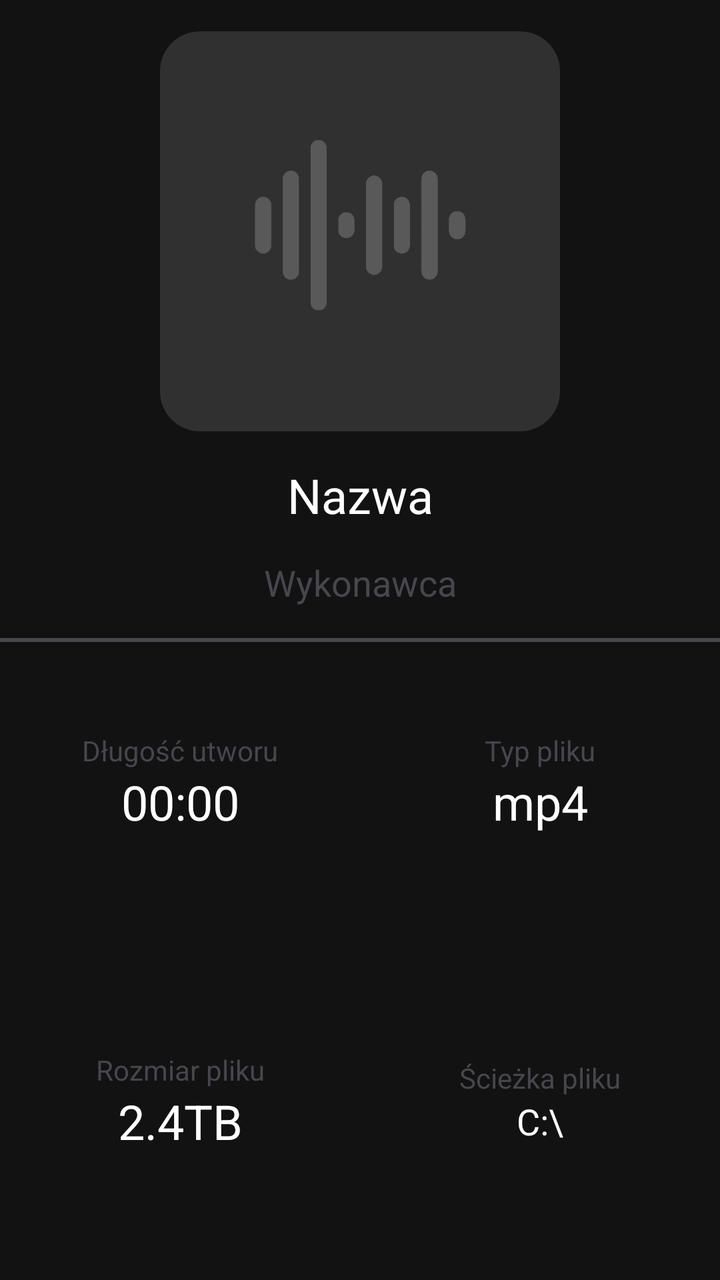
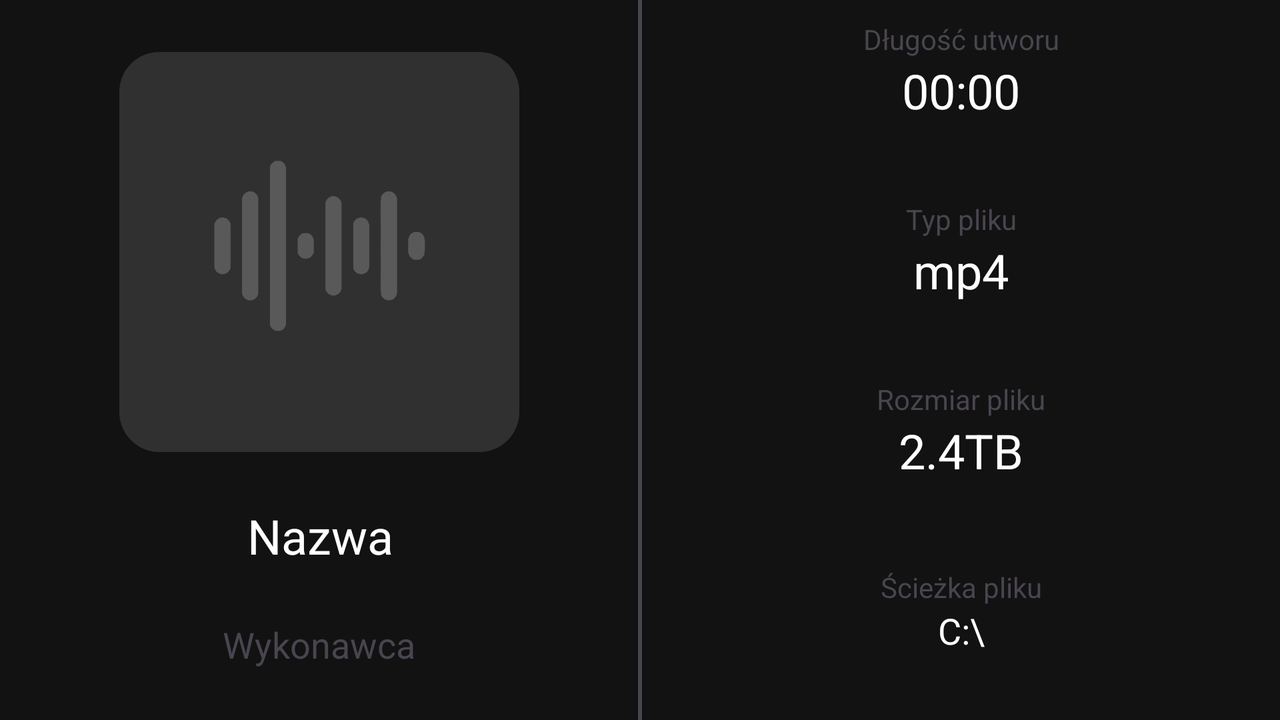

Compare how this app lays out the same screen by default and in its alternative resource folder. The renders come first, then the two layout files and the values they reference.
<!-- AndroidManifest.xml: application theme Theme.OdtwarzaczMuzyki -->
<!-- res/layout/activity_info.xml -->
<?xml version="1.0" encoding="utf-8"?>
<androidx.constraintlayout.widget.ConstraintLayout xmlns:android="http://schemas.android.com/apk/res/android"
    xmlns:app="http://schemas.android.com/apk/res-auto"
    xmlns:tools="http://schemas.android.com/tools"
    android:id="@+id/main"
    android:layout_width="match_parent"
    android:layout_height="match_parent"
    android:background="@color/tlo"
    tools:context=".InfoActivity">

    <ImageView
        android:id="@+id/imageViewWrocI"
        android:layout_width="28dp"
        android:layout_height="28dp"
        app:layout_constraintStart_toStartOf="parent"
        app:layout_constraintTop_toTopOf="parent"
        android:layout_margin="20dp"
        app:srcCompat="@drawable/wroc" />

    <com.google.android.material.imageview.ShapeableImageView
        android:id="@+id/imageViewIkonaI"
        android:layout_width="200dp"
        android:layout_height="200dp"
        app:shapeAppearance="@style/roundViewImage"
        app:layout_constraintEnd_toEndOf="parent"
        app:layout_constraintStart_toStartOf="parent"
        app:layout_constraintTop_toTopOf="parent"
        app:srcCompat="@drawable/icon_pusty"
        app:layout_constraintBottom_toTopOf="@id/textViewNazwaI"/>

    <TextView
        android:id="@+id/textViewNazwaI"
        android:layout_width="350dp"
        android:layout_height="wrap_content"
        android:text="Nazwa"
        android:textColor="@color/white"
        android:textAlignment="center"
        android:textSize="24sp"
        app:layout_constraintTop_toBottomOf="@+id/imageViewIkonaI"
        app:layout_constraintStart_toStartOf="parent"
        app:layout_constraintEnd_toEndOf="parent"
        app:layout_constraintBottom_toTopOf="@id/textViewWykonawcaI"/>

    <TextView
        android:id="@+id/textViewWykonawcaI"
        android:layout_width="wrap_content"
        android:layout_height="wrap_content"
        android:text="Wykonawca"
        android:textSize="18dp"
        app:layout_constraintStart_toStartOf="parent"
        app:layout_constraintEnd_toEndOf="parent"
        app:layout_constraintTop_toBottomOf="@id/textViewNazwaI"
        app:layout_constraintBottom_toTopOf="@id/divider"/>

    <View
        android:id="@+id/divider"
        android:layout_width="match_parent"
        android:layout_height="2dp"
        android:background="@color/szary"
        app:layout_constraintStart_toStartOf="parent"
        app:layout_constraintEnd_toEndOf="parent"
        app:layout_constraintBottom_toBottomOf="parent"
        app:layout_constraintTop_toTopOf="parent"
        />

    <androidx.constraintlayout.widget.ConstraintLayout
        android:id="@+id/linear1"
        android:layout_width="0dp"
        android:layout_height="0dp"
        android:orientation="vertical"
        app:layout_constraintBottom_toTopOf="@id/linear3"
        app:layout_constraintStart_toStartOf="parent"
        app:layout_constraintEnd_toStartOf="@id/linear2"
        app:layout_constraintTop_toBottomOf="@id/divider">

        <TextView
            android:id="@+id/textViewCzasInfo"
            android:layout_width="wrap_content"
            android:layout_height="wrap_content"
            android:text="Długość utworu"
            app:layout_constraintStart_toStartOf="parent"
            app:layout_constraintEnd_toEndOf="parent"
            app:layout_constraintBottom_toTopOf="@id/textViewCzasI"/>

        <TextView
            android:id="@+id/textViewCzasI"
            android:layout_width="wrap_content"
            android:layout_height="wrap_content"
            android:text="00:00"
            android:textSize="24sp"
            android:textColor="@color/white"
            app:layout_constraintStart_toStartOf="parent"
            app:layout_constraintEnd_toEndOf="parent"
            app:layout_constraintTop_toTopOf="parent"
            app:layout_constraintBottom_toBottomOf="parent"/>
    </androidx.constraintlayout.widget.ConstraintLayout>

    <androidx.constraintlayout.widget.ConstraintLayout
        android:id="@+id/linear2"
        android:layout_width="0dp"
        android:layout_height="0dp"
        android:orientation="vertical"
        app:layout_constraintStart_toEndOf="@id/linear1"
        app:layout_constraintEnd_toEndOf="parent"
        app:layout_constraintTop_toBottomOf="@id/divider"
        app:layout_constraintBottom_toTopOf="@id/linear4">

        <TextView
            android:id="@+id/textViewTypInfo"
            android:layout_width="wrap_content"
            android:layout_height="wrap_content"
            android:text="Typ pliku"
            app:layout_constraintStart_toStartOf="parent"
            app:layout_constraintEnd_toEndOf="parent"
            app:layout_constraintBottom_toTopOf="@id/textViewTypI"/>

        <TextView
            android:id="@+id/textViewTypI"
            android:layout_width="wrap_content"
            android:layout_height="wrap_content"
            android:text="mp4"
            android:textSize="24sp"
            android:textColor="@color/white"
            app:layout_constraintStart_toStartOf="parent"
            app:layout_constraintEnd_toEndOf="parent"
            app:layout_constraintTop_toTopOf="parent"
            app:layout_constraintBottom_toBottomOf="parent"/>
    </androidx.constraintlayout.widget.ConstraintLayout>

    <androidx.constraintlayout.widget.ConstraintLayout
        android:id="@+id/linear3"
        android:layout_width="0dp"
        android:layout_height="0dp"
        android:orientation="vertical"
        app:layout_constraintStart_toStartOf="parent"
        app:layout_constraintEnd_toStartOf="@id/linear4"
        app:layout_constraintTop_toBottomOf="@id/linear1"
        app:layout_constraintBottom_toBottomOf="parent">

        <TextView
            android:id="@+id/textViewRozmiarInfo"
            android:layout_width="wrap_content"
            android:layout_height="wrap_content"
            android:text="Rozmiar pliku"
            app:layout_constraintStart_toStartOf="parent"
            app:layout_constraintEnd_toEndOf="parent"
            app:layout_constraintBottom_toTopOf="@id/textViewRozmiarI"/>

        <TextView
            android:id="@+id/textViewRozmiarI"
            android:layout_width="wrap_content"
            android:layout_height="wrap_content"
            android:text="2.4TB"
            android:textSize="24sp"
            android:textColor="@color/white"
            app:layout_constraintStart_toStartOf="parent"
            app:layout_constraintEnd_toEndOf="parent"
            app:layout_constraintTop_toTopOf="parent"
            app:layout_constraintBottom_toBottomOf="parent"/>
    </androidx.constraintlayout.widget.ConstraintLayout>

    <androidx.constraintlayout.widget.ConstraintLayout
        android:id="@+id/linear4"
        android:layout_width="0dp"
        android:layout_height="0dp"
        android:orientation="vertical"
        app:layout_constraintBottom_toBottomOf="parent"
        app:layout_constraintEnd_toEndOf="parent"
        app:layout_constraintStart_toEndOf="@id/linear3"
        app:layout_constraintTop_toBottomOf="@id/linear2">

        <TextView
            android:id="@+id/textViewSciezkaInfo"
            android:layout_width="wrap_content"
            android:layout_height="wrap_content"
            android:text="Ścieżka pliku"
            app:layout_constraintBottom_toTopOf="@id/textViewSciezkaI"
            app:layout_constraintEnd_toEndOf="parent"
            app:layout_constraintStart_toStartOf="parent" />

        <TextView
            android:id="@+id/textViewSciezkaI"
            android:layout_width="160dp"
            android:layout_height="wrap_content"
            android:text="C:\"
            android:textSize="18sp"
            android:textColor="@color/white"
            android:textAlignment="center"
            android:ellipsize="end"
            app:layout_constraintBottom_toBottomOf="parent"
            app:layout_constraintEnd_toEndOf="parent"
            app:layout_constraintStart_toStartOf="parent"
            app:layout_constraintTop_toTopOf="parent" />
    </androidx.constraintlayout.widget.ConstraintLayout>
</androidx.constraintlayout.widget.ConstraintLayout>
<!-- resources referenced by this layout -->
<resources>
  <color name="szary">#49454F</color>
  <color name="tlo">#121212</color>
  <color name="white">#FFFFFFFF</color>
  <!-- drawable icon_pusty: jpg bitmap (drawable, 23458 bytes) -->
  <style name="roundViewImage" parent="">
          <item name="cornerFamily">rounded</item>
          <item name="cornerSize">20dp</item>
          <item name="color">@color/white</item>
      </style>
  <style name="Theme.OdtwarzaczMuzyki" parent="Base.Theme.OdtwarzaczMuzyki" />
  <style name="Base.Theme.OdtwarzaczMuzyki" parent="Theme.Material3.DayNight.NoActionBar">
          
          
      </style>
</resources>
<!-- res/layout-land/activity_info.xml (the repository's variant of the layout above) -->
<!-- drawn on the phone turned sideways -->
<?xml version="1.0" encoding="utf-8"?>
<androidx.constraintlayout.widget.ConstraintLayout xmlns:android="http://schemas.android.com/apk/res/android"
    xmlns:app="http://schemas.android.com/apk/res-auto"
    xmlns:tools="http://schemas.android.com/tools"
    android:id="@+id/main"
    android:layout_width="match_parent"
    android:layout_height="match_parent"
    android:background="@color/tlo"
    tools:context=".InfoActivity">

    <ImageView
        android:id="@+id/imageViewWrocI"
        android:layout_width="28dp"
        android:layout_height="28dp"
        app:layout_constraintStart_toStartOf="parent"
        app:layout_constraintTop_toTopOf="parent"
        android:layout_margin="20dp"
        app:srcCompat="@drawable/wroc" />

    <com.google.android.material.imageview.ShapeableImageView
        android:id="@+id/imageViewIkonaI"
        android:layout_width="200dp"
        android:layout_height="200dp"
        app:shapeAppearance="@style/roundViewImage"
        app:layout_constraintEnd_toStartOf="@id/divider"
        app:layout_constraintStart_toStartOf="parent"
        app:layout_constraintTop_toTopOf="parent"
        app:layout_constraintBottom_toTopOf="@id/textViewNazwaI"
        app:srcCompat="@drawable/icon_pusty"/>

    <TextView
        android:id="@+id/textViewNazwaI"
        android:layout_width="350dp"
        android:layout_height="wrap_content"
        android:text="Nazwa"
        android:textColor="@color/white"
        android:textAlignment="center"
        android:textSize="24sp"
        app:layout_constraintTop_toBottomOf="@+id/imageViewIkonaI"
        app:layout_constraintStart_toStartOf="parent"
        app:layout_constraintEnd_toStartOf="@id/divider"
        app:layout_constraintBottom_toTopOf="@id/textViewWykonawcaI"/>

    <TextView
        android:id="@+id/textViewWykonawcaI"
        android:layout_width="wrap_content"
        android:layout_height="wrap_content"
        android:text="Wykonawca"
        android:textSize="18dp"
        app:layout_constraintEnd_toStartOf="@id/divider"
        app:layout_constraintStart_toStartOf="parent"
        app:layout_constraintTop_toBottomOf="@id/textViewNazwaI"
        app:layout_constraintBottom_toBottomOf="parent"/>

    <View
        android:id="@+id/divider"
        android:layout_width="2dp"
        android:layout_height="match_parent"
        android:background="@color/szary"
        app:layout_constraintStart_toStartOf="parent"
        app:layout_constraintEnd_toEndOf="parent"
        app:layout_constraintBottom_toBottomOf="parent"
        app:layout_constraintTop_toTopOf="parent"
        />

    <androidx.constraintlayout.widget.ConstraintLayout
        android:id="@+id/linear1"
        android:layout_width="0dp"
        android:layout_height="0dp"
        android:orientation="vertical"
        app:layout_constraintBottom_toTopOf="@id/linear2"
        app:layout_constraintEnd_toEndOf="parent"
        app:layout_constraintTop_toTopOf="parent"
        app:layout_constraintStart_toEndOf="@id/divider">

        <TextView
            android:id="@+id/textViewCzasInfo"
            android:layout_width="wrap_content"
            android:layout_height="wrap_content"
            android:text="Długość utworu"
            app:layout_constraintStart_toStartOf="parent"
            app:layout_constraintEnd_toEndOf="parent"
            app:layout_constraintBottom_toTopOf="@id/textViewCzasI"/>

        <TextView
            android:id="@+id/textViewCzasI"
            android:layout_width="wrap_content"
            android:layout_height="wrap_content"
            android:text="00:00"
            android:textSize="24sp"
            android:textColor="@color/white"
            app:layout_constraintStart_toStartOf="parent"
            app:layout_constraintEnd_toEndOf="parent"
            app:layout_constraintTop_toTopOf="parent"
            app:layout_constraintBottom_toBottomOf="parent"/>
    </androidx.constraintlayout.widget.ConstraintLayout>

    <androidx.constraintlayout.widget.ConstraintLayout
        android:id="@+id/linear2"
        android:layout_width="0dp"
        android:layout_height="0dp"
        android:orientation="vertical"
        app:layout_constraintEnd_toEndOf="parent"
        app:layout_constraintTop_toBottomOf="@id/linear1"
        app:layout_constraintBottom_toTopOf="@id/linear3"
        app:layout_constraintStart_toEndOf="@id/divider">

        <TextView
            android:id="@+id/textViewTypInfo"
            android:layout_width="wrap_content"
            android:layout_height="wrap_content"
            android:text="Typ pliku"
            app:layout_constraintStart_toStartOf="parent"
            app:layout_constraintEnd_toEndOf="parent"
            app:layout_constraintBottom_toTopOf="@id/textViewTypI"/>

        <TextView
            android:id="@+id/textViewTypI"
            android:layout_width="wrap_content"
            android:layout_height="wrap_content"
            android:text="mp4"
            android:textSize="24sp"
            android:textColor="@color/white"
            app:layout_constraintStart_toStartOf="parent"
            app:layout_constraintEnd_toEndOf="parent"
            app:layout_constraintTop_toTopOf="parent"
            app:layout_constraintBottom_toBottomOf="parent"/>
    </androidx.constraintlayout.widget.ConstraintLayout>

    <androidx.constraintlayout.widget.ConstraintLayout
        android:id="@+id/linear3"
        android:layout_width="0dp"
        android:layout_height="0dp"
        android:orientation="vertical"
        app:layout_constraintEnd_toEndOf="parent"
        app:layout_constraintTop_toBottomOf="@id/linear2"
        app:layout_constraintBottom_toTopOf="@id/linear4"
        app:layout_constraintStart_toEndOf="@id/divider">

        <TextView
            android:id="@+id/textViewRozmiarInfo"
            android:layout_width="wrap_content"
            android:layout_height="wrap_content"
            android:text="Rozmiar pliku"
            app:layout_constraintStart_toStartOf="parent"
            app:layout_constraintEnd_toEndOf="parent"
            app:layout_constraintBottom_toTopOf="@id/textViewRozmiarI"/>

        <TextView
            android:id="@+id/textViewRozmiarI"
            android:layout_width="wrap_content"
            android:layout_height="wrap_content"
            android:text="2.4TB"
            android:textSize="24sp"
            android:textColor="@color/white"
            app:layout_constraintStart_toStartOf="parent"
            app:layout_constraintEnd_toEndOf="parent"
            app:layout_constraintTop_toTopOf="parent"
            app:layout_constraintBottom_toBottomOf="parent"/>
    </androidx.constraintlayout.widget.ConstraintLayout>

    <androidx.constraintlayout.widget.ConstraintLayout
        android:id="@+id/linear4"
        android:layout_width="0dp"
        android:layout_height="0dp"
        android:orientation="vertical"
        app:layout_constraintEnd_toEndOf="parent"
        app:layout_constraintTop_toBottomOf="@id/linear3"
        app:layout_constraintBottom_toBottomOf="parent"
        app:layout_constraintStart_toEndOf="@id/divider">

        <TextView
            android:id="@+id/textViewSciezkaInfo"
            android:layout_width="wrap_content"
            android:layout_height="wrap_content"
            android:text="Ścieżka pliku"
            app:layout_constraintBottom_toTopOf="@id/textViewSciezkaI"
            app:layout_constraintEnd_toEndOf="parent"
            app:layout_constraintStart_toStartOf="parent" />

        <TextView
            android:id="@+id/textViewSciezkaI"
            android:layout_width="160dp"
            android:layout_height="wrap_content"
            android:text="C:\"
            android:textSize="18sp"
            android:textColor="@color/white"
            android:textAlignment="center"
            android:maxLines="2"
            android:ellipsize="end"
            app:layout_constraintBottom_toBottomOf="parent"
            app:layout_constraintEnd_toEndOf="parent"
            app:layout_constraintStart_toStartOf="parent"
            app:layout_constraintTop_toTopOf="parent" />
    </androidx.constraintlayout.widget.ConstraintLayout>
</androidx.constraintlayout.widget.ConstraintLayout>
